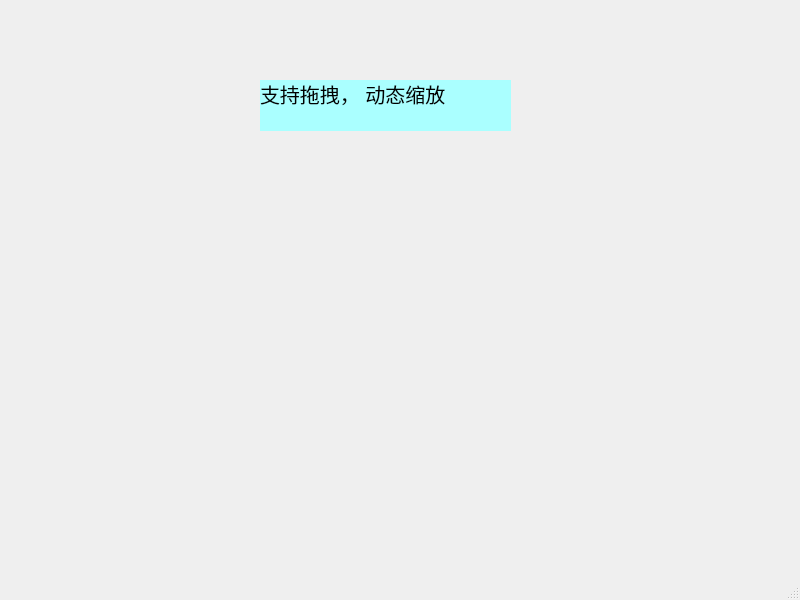
<?xml version="1.0" encoding="UTF-8"?>
<ui version="4.0">
 <class>QQueueMachineWindow</class>
 <widget class="QMainWindow" name="QQueueMachineWindow">
  <property name="geometry">
   <rect>
    <x>0</x>
    <y>0</y>
    <width>800</width>
    <height>600</height>
   </rect>
  </property>
  <property name="windowTitle">
   <string>MainWindow</string>
  </property>
  <widget class="QWidget" name="centralwidget">
   <widget class="QQueueLabel" name="label">
    <property name="geometry">
     <rect>
      <x>260</x>
      <y>80</y>
      <width>251</width>
      <height>51</height>
     </rect>
    </property>
    <property name="font">
     <font>
      <pointsize>15</pointsize>
     </font>
    </property>
    <property name="styleSheet">
     <string notr="true">background-color: rgb(170, 255, 255);</string>
    </property>
    <property name="text">
     <string>支持拖拽， 动态缩放
</string>
    </property>
   </widget>
  </widget>
  <widget class="QMenuBar" name="menubar">
   <property name="geometry">
    <rect>
     <x>0</x>
     <y>0</y>
     <width>800</width>
     <height>21</height>
    </rect>
   </property>
  </widget>
  <widget class="QStatusBar" name="statusbar"/>
 </widget>
 <customwidgets>
  <customwidget>
   <class>QQueueLabel</class>
   <extends>QLabel</extends>
   <header location="global">../Componment/qqueuelabel.h</header>
  </customwidget>
 </customwidgets>
 <resources/>
 <connections/>
</ui>
